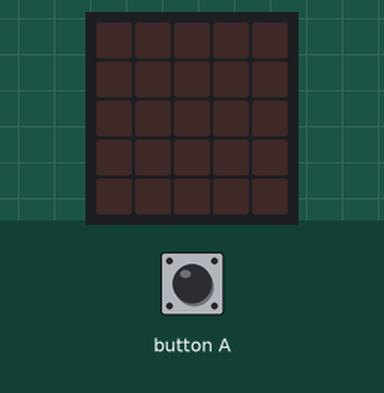
This program was run on a simulated BBC micro:bit (MakeCode). On the bench: the board's 5×5 LED display. Inputs (shaded band) come from the test bench.

Above: at 1.2 s.
1.3 s: button A pressed for 0.15 s
At 2.7 s:
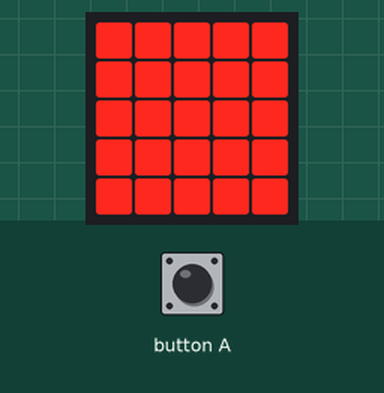
Timing chart, 0 to 4.3 s (numbered marks = the images above; inputs shaded):
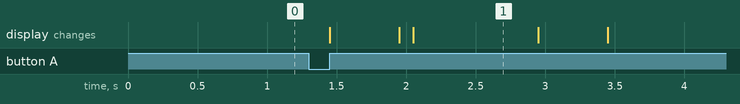

The program:

main.ts
```typescript
input.onButtonPressed(Button.A, function () {
    letteraA()
    for (let index = 0; index < 2; index++) {
        letteraN()
    }
    letteraA()
})
function letteraA () {
    puntoBreve()
    puntoLungo()
}
function puntoLungo () {
    basic.showLeds(`
        # # # # #
        # # # # #
        # # # # #
        # # # # #
        # # # # #
        `)
    basic.pause(pausaLunga)
    basic.clearScreen()
    basic.pause(pausaLunga)
}
function letteraN () {
    puntoLungo()
    puntoBreve()
}
function puntoBreve () {
    basic.showLeds(`
        # # # # #
        # # # # #
        # # # # #
        # # # # #
        # # # # #
        `)
    basic.pause(pausaBreve)
    basic.clearScreen()
    basic.pause(pausaBreve)
}
let pausaBreve = 0
let pausaLunga = 0
pausaLunga = 500
pausaBreve = 100
basic.forever(function () {

})
```

test.ts
```typescript
// i test vanno qui; questi non saranno compilati quando questo pacchetto viene usato come estensione.
```

Measured:
- after the input at 1.3 s, the display: changes after 0.15 s (image 1)
- what the display in image 1 shows lasts 0.9 s, from 2.1 s to 3.0 s
